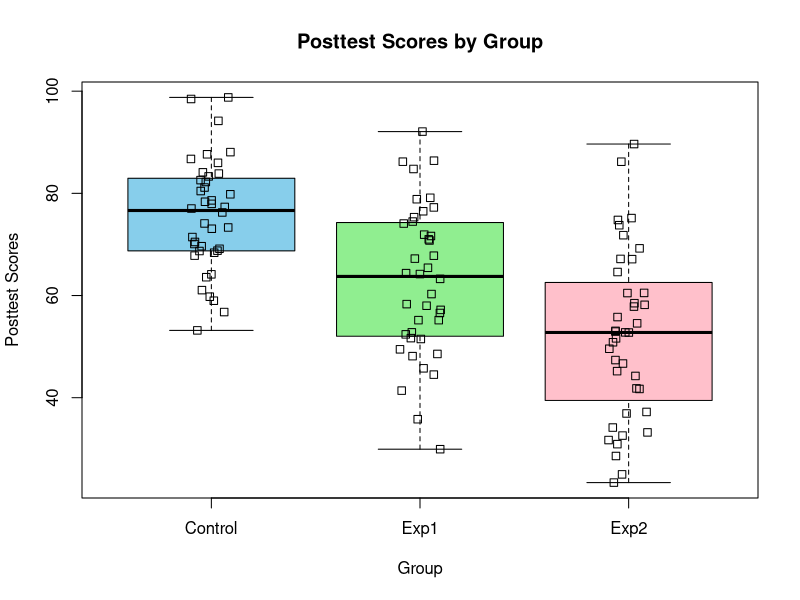
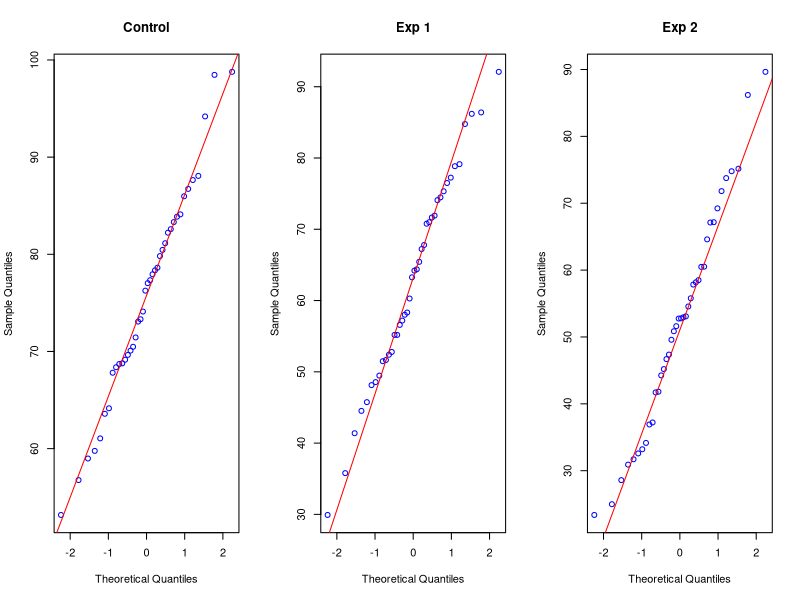
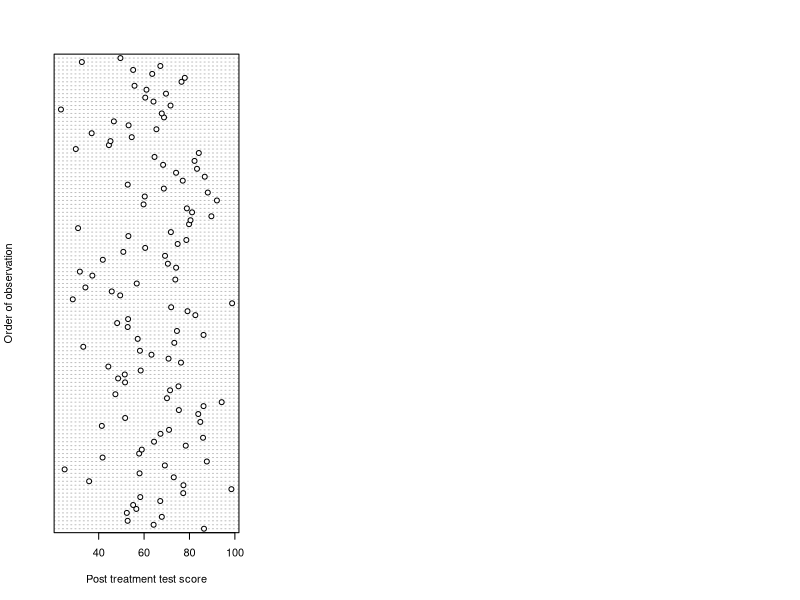

These figures' R source, in order:
## ---- chunk 1

multitask <- read.csv("Datasets/multitask_performance.csv")
nrow(multitask) # check number of rows
head(multitask) # check first 5 rows 
tail(multitask) # check last 5 rows 

summary(multitask)

## ---- chunk 2

multitask$Group <- as.factor(multitask$Group)
summary(multitask)
## ---- chunk 3

boxplot(Posttest ~ Group, data = multitask, col = c("skyblue", "lightgreen", "pink"), 
        main = "Posttest Scores by Group", 
        xlab = "Group", 
        ylab = "Posttest Scores")

stripchart(Posttest~Group, data = multitask, vertical = TRUE, add = TRUE, method = "jitter")

## ---- chunk 4
sort(tapply(multitask$Posttest,multitask$Group,IQR))
## ---- chunk 5
sort(tapply(multitask$Posttest,multitask$Group,sd))
## ---- chunk 6

par(mfrow = c(1,3))

# First we subset the data for each group
control <- multitask$Posttest[multitask$Group == "Control"]
exp1 <- multitask$Posttest[multitask$Group == "Exp1"]
exp2 <- multitask$Posttest[multitask$Group == "Exp2"]


qqnorm(control, pty = 4, col ="blue", main = "Control")
qqline(control, col = "red")

qqnorm(exp1, pty = 4, col ="blue", main = "Exp 1")
qqline(exp1, col = "red")

qqnorm(exp2, pty = 4, col ="blue", main = "Exp 2")
qqline(exp2, col = "red")


## ---- chunk 7
dotchart(multitask$Posttest, ylab = "Order of observation", xlab ="Post treatment test score")
